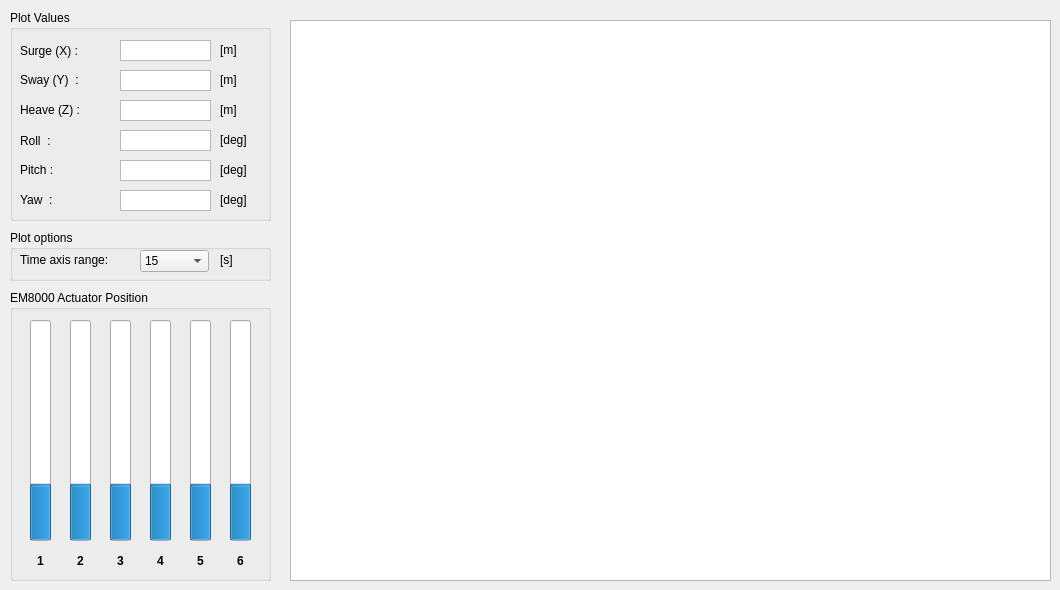
        <widget class="QWidget" name="widget">
         <attribute name="title">
          <string>EM 8000</string>
         </attribute>
         <widget class="QGroupBox" name="groupBox_4">
          <property name="geometry">
           <rect>
            <x>10</x>
            <y>290</y>
            <width>261</width>
            <height>291</height>
           </rect>
          </property>
          <property name="title">
           <string>EM8000 Actuator Position</string>
          </property>
          <widget class="QProgressBar" name="progressBar_2">
           <property name="geometry">
            <rect>
             <x>20</x>
             <y>30</y>
             <width>21</width>
             <height>221</height>
            </rect>
           </property>
           <property name="value">
            <number>24</number>
           </property>
           <property name="orientation">
            <enum>Qt::Vertical</enum>
           </property>
           <property name="invertedAppearance">
            <bool>false</bool>
           </property>
          </widget>
          <widget class="QProgressBar" name="progressBar_3">
           <property name="geometry">
            <rect>
             <x>60</x>
             <y>30</y>
             <width>21</width>
             <height>221</height>
            </rect>
           </property>
           <property name="value">
            <number>24</number>
           </property>
           <property name="orientation">
            <enum>Qt::Vertical</enum>
           </property>
           <property name="invertedAppearance">
            <bool>false</bool>
           </property>
          </widget>
          <widget class="QProgressBar" name="progressBar_4">
           <property name="geometry">
            <rect>
             <x>100</x>
             <y>30</y>
             <width>21</width>
             <height>221</height>
            </rect>
           </property>
           <property name="value">
            <number>24</number>
           </property>
           <property name="orientation">
            <enum>Qt::Vertical</enum>
           </property>
           <property name="invertedAppearance">
            <bool>false</bool>
           </property>
          </widget>
          <widget class="QProgressBar" name="progressBar_5">
           <property name="geometry">
            <rect>
             <x>140</x>
             <y>30</y>
             <width>21</width>
             <height>221</height>
            </rect>
           </property>
           <property name="value">
            <number>24</number>
           </property>
           <property name="orientation">
            <enum>Qt::Vertical</enum>
           </property>
           <property name="invertedAppearance">
            <bool>false</bool>
           </property>
          </widget>
          <widget class="QProgressBar" name="progressBar_6">
           <property name="geometry">
            <rect>
             <x>180</x>
             <y>30</y>
             <width>21</width>
             <height>221</height>
            </rect>
           </property>
           <property name="value">
            <number>24</number>
           </property>
           <property name="orientation">
            <enum>Qt::Vertical</enum>
           </property>
           <property name="invertedAppearance">
            <bool>false</bool>
           </property>
          </widget>
          <widget class="QProgressBar" name="progressBar_7">
           <property name="geometry">
            <rect>
             <x>220</x>
             <y>30</y>
             <width>21</width>
             <height>221</height>
            </rect>
           </property>
           <property name="value">
            <number>24</number>
           </property>
           <property name="orientation">
            <enum>Qt::Vertical</enum>
           </property>
           <property name="invertedAppearance">
            <bool>false</bool>
           </property>
          </widget>
          <widget class="QLabel" name="label_13">
           <property name="geometry">
            <rect>
             <x>180</x>
             <y>260</y>
             <width>21</width>
             <height>21</height>
            </rect>
           </property>
           <property name="font">
            <font>
             <weight>75</weight>
             <bold>true</bold>
            </font>
           </property>
           <property name="layoutDirection">
            <enum>Qt::LeftToRight</enum>
           </property>
           <property name="text">
            <string>5</string>
           </property>
           <property name="alignment">
            <set>Qt::AlignCenter</set>
           </property>
          </widget>
          <widget class="QLabel" name="label_14">
           <property name="geometry">
            <rect>
             <x>220</x>
             <y>260</y>
             <width>21</width>
             <height>21</height>
            </rect>
           </property>
           <property name="font">
            <font>
             <weight>75</weight>
             <bold>true</bold>
            </font>
           </property>
           <property name="layoutDirection">
            <enum>Qt::LeftToRight</enum>
           </property>
           <property name="text">
            <string>6</string>
           </property>
           <property name="alignment">
            <set>Qt::AlignCenter</set>
           </property>
          </widget>
          <widget class="QLabel" name="label_15">
           <property name="geometry">
            <rect>
             <x>140</x>
             <y>260</y>
             <width>21</width>
             <height>21</height>
            </rect>
           </property>
           <property name="font">
            <font>
             <weight>75</weight>
             <bold>true</bold>
            </font>
           </property>
           <property name="layoutDirection">
            <enum>Qt::LeftToRight</enum>
           </property>
           <property name="text">
            <string>4</string>
           </property>
           <property name="alignment">
            <set>Qt::AlignCenter</set>
           </property>
          </widget>
          <widget class="QLabel" name="label_16">
           <property name="geometry">
            <rect>
             <x>100</x>
             <y>260</y>
             <width>21</width>
             <height>21</height>
            </rect>
           </property>
           <property name="font">
            <font>
             <weight>75</weight>
             <bold>true</bold>
            </font>
           </property>
           <property name="layoutDirection">
            <enum>Qt::LeftToRight</enum>
           </property>
           <property name="text">
            <string>3</string>
           </property>
           <property name="alignment">
            <set>Qt::AlignCenter</set>
           </property>
          </widget>
          <widget class="QLabel" name="label_17">
           <property name="geometry">
            <rect>
             <x>60</x>
             <y>260</y>
             <width>21</width>
             <height>21</height>
            </rect>
           </property>
           <property name="font">
            <font>
             <weight>75</weight>
             <bold>true</bold>
            </font>
           </property>
           <property name="layoutDirection">
            <enum>Qt::LeftToRight</enum>
           </property>
           <property name="text">
            <string>2</string>
           </property>
           <property name="alignment">
            <set>Qt::AlignCenter</set>
           </property>
          </widget>
          <widget class="QLabel" name="label_18">
           <property name="geometry">
            <rect>
             <x>20</x>
             <y>260</y>
             <width>21</width>
             <height>21</height>
            </rect>
           </property>
           <property name="font">
            <font>
             <weight>75</weight>
             <bold>true</bold>
            </font>
           </property>
           <property name="layoutDirection">
            <enum>Qt::LeftToRight</enum>
           </property>
           <property name="text">
            <string>1</string>
           </property>
           <property name="alignment">
            <set>Qt::AlignCenter</set>
           </property>
          </widget>
         </widget>
         <widget class="QGroupBox" name="groupBox_12">
          <property name="geometry">
           <rect>
            <x>10</x>
            <y>10</y>
            <width>261</width>
            <height>211</height>
           </rect>
          </property>
          <property name="title">
           <string>Plot Values</string>
          </property>
          <widget class="QTextEdit" name="EM8000_output_pos_y">
           <property name="geometry">
            <rect>
             <x>110</x>
             <y>60</y>
             <width>91</width>
             <height>21</height>
            </rect>
           </property>
           <property name="sizePolicy">
            <sizepolicy hsizetype="Expanding" vsizetype="Expanding">
             <horstretch>0</horstretch>
             <verstretch>0</verstretch>
            </sizepolicy>
           </property>
           <property name="layoutDirection">
            <enum>Qt::LeftToRight</enum>
           </property>
           <property name="verticalScrollBarPolicy">
            <enum>Qt::ScrollBarAlwaysOff</enum>
           </property>
           <property name="undoRedoEnabled">
            <bool>false</bool>
           </property>
           <property name="readOnly">
            <bool>true</bool>
           </property>
          </widget>
          <widget class="QLabel" name="label_65">
           <property name="geometry">
            <rect>
             <x>210</x>
             <y>60</y>
             <width>31</width>
             <height>20</height>
            </rect>
           </property>
           <property name="text">
            <string>[m]</string>
           </property>
           <property name="alignment">
            <set>Qt::AlignLeading|Qt::AlignLeft|Qt::AlignVCenter</set>
           </property>
          </widget>
          <widget class="QLabel" name="label_84">
           <property name="geometry">
            <rect>
             <x>210</x>
             <y>90</y>
             <width>31</width>
             <height>20</height>
            </rect>
           </property>
           <property name="text">
            <string>[m]</string>
           </property>
           <property name="alignment">
            <set>Qt::AlignLeading|Qt::AlignLeft|Qt::AlignVCenter</set>
           </property>
          </widget>
          <widget class="QTextEdit" name="EM8000_output_pos_z">
           <property name="geometry">
            <rect>
             <x>110</x>
             <y>90</y>
             <width>91</width>
             <height>21</height>
            </rect>
           </property>
           <property name="sizePolicy">
            <sizepolicy hsizetype="Expanding" vsizetype="Expanding">
             <horstretch>0</horstretch>
             <verstretch>0</verstretch>
            </sizepolicy>
           </property>
           <property name="verticalScrollBarPolicy">
            <enum>Qt::ScrollBarAlwaysOff</enum>
           </property>
           <property name="readOnly">
            <bool>true</bool>
           </property>
          </widget>
          <widget class="QLabel" name="label_85">
           <property name="geometry">
            <rect>
             <x>210</x>
             <y>30</y>
             <width>31</width>
             <height>20</height>
            </rect>
           </property>
           <property name="text">
            <string>[m]</string>
           </property>
           <property name="alignment">
            <set>Qt::AlignLeading|Qt::AlignLeft|Qt::AlignVCenter</set>
           </property>
          </widget>
          <widget class="QTextEdit" name="EM8000_output_pos_x">
           <property name="geometry">
            <rect>
             <x>110</x>
             <y>30</y>
             <width>91</width>
             <height>21</height>
            </rect>
           </property>
           <property name="sizePolicy">
            <sizepolicy hsizetype="Expanding" vsizetype="Expanding">
             <horstretch>0</horstretch>
             <verstretch>0</verstretch>
            </sizepolicy>
           </property>
           <property name="verticalScrollBarPolicy">
            <enum>Qt::ScrollBarAlwaysOff</enum>
           </property>
           <property name="readOnly">
            <bool>true</bool>
           </property>
          </widget>
          <widget class="QLabel" name="label_86">
           <property name="geometry">
            <rect>
             <x>10</x>
             <y>31</y>
             <width>91</width>
             <height>20</height>
            </rect>
           </property>
           <property name="text">
            <string>Surge (X) :</string>
           </property>
           <property name="alignment">
            <set>Qt::AlignLeading|Qt::AlignLeft|Qt::AlignVCenter</set>
           </property>
          </widget>
          <widget class="QTextEdit" name="EM8000_output_ang_y">
           <property name="geometry">
            <rect>
             <x>110</x>
             <y>180</y>
             <width>91</width>
             <height>21</height>
            </rect>
           </property>
           <property name="sizePolicy">
            <sizepolicy hsizetype="Expanding" vsizetype="Expanding">
             <horstretch>0</horstretch>
             <verstretch>0</verstretch>
            </sizepolicy>
           </property>
           <property name="verticalScrollBarPolicy">
            <enum>Qt::ScrollBarAlwaysOff</enum>
           </property>
           <property name="readOnly">
            <bool>true</bool>
           </property>
          </widget>
          <widget class="QLabel" name="label_87">
           <property name="geometry">
            <rect>
             <x>10</x>
             <y>150</y>
             <width>41</width>
             <height>20</height>
            </rect>
           </property>
           <property name="text">
            <string>Pitch :</string>
           </property>
           <property name="alignment">
            <set>Qt::AlignLeading|Qt::AlignLeft|Qt::AlignVCenter</set>
           </property>
          </widget>
          <widget class="QTextEdit" name="EM8000_output_ang_r">
           <property name="geometry">
            <rect>
             <x>110</x>
             <y>120</y>
             <width>91</width>
             <height>21</height>
            </rect>
           </property>
           <property name="sizePolicy">
            <sizepolicy hsizetype="Expanding" vsizetype="Expanding">
             <horstretch>0</horstretch>
             <verstretch>0</verstretch>
            </sizepolicy>
           </property>
           <property name="verticalScrollBarPolicy">
            <enum>Qt::ScrollBarAlwaysOff</enum>
           </property>
           <property name="readOnly">
            <bool>true</bool>
           </property>
          </widget>
          <widget class="QLabel" name="label_88">
           <property name="geometry">
            <rect>
             <x>210</x>
             <y>120</y>
             <width>31</width>
             <height>20</height>
            </rect>
           </property>
           <property name="text">
            <string>[deg]</string>
           </property>
           <property name="alignment">
            <set>Qt::AlignLeading|Qt::AlignLeft|Qt::AlignVCenter</set>
           </property>
          </widget>
          <widget class="QTextEdit" name="EM8000_output_ang_p">
           <property name="geometry">
            <rect>
             <x>110</x>
             <y>150</y>
             <width>91</width>
             <height>21</height>
            </rect>
           </property>
           <property name="sizePolicy">
            <sizepolicy hsizetype="Expanding" vsizetype="Expanding">
             <horstretch>0</horstretch>
             <verstretch>0</verstretch>
            </sizepolicy>
           </property>
           <property name="verticalScrollBarPolicy">
            <enum>Qt::ScrollBarAlwaysOff</enum>
           </property>
           <property name="readOnly">
            <bool>true</bool>
           </property>
          </widget>
          <widget class="QLabel" name="label_89">
           <property name="geometry">
            <rect>
             <x>10</x>
             <y>121</y>
             <width>41</width>
             <height>20</height>
            </rect>
           </property>
           <property name="text">
            <string>Roll  :</string>
           </property>
           <property name="alignment">
            <set>Qt::AlignLeading|Qt::AlignLeft|Qt::AlignVCenter</set>
           </property>
          </widget>
          <widget class="QLabel" name="label_90">
           <property name="geometry">
            <rect>
             <x>210</x>
             <y>150</y>
             <width>31</width>
             <height>20</height>
            </rect>
           </property>
           <property name="text">
            <string>[deg]</string>
           </property>
           <property name="alignment">
            <set>Qt::AlignLeading|Qt::AlignLeft|Qt::AlignVCenter</set>
           </property>
          </widget>
          <widget class="QLabel" name="label_91">
           <property name="geometry">
            <rect>
             <x>10</x>
             <y>180</y>
             <width>41</width>
             <height>20</height>
            </rect>
           </property>
           <property name="text">
            <string>Yaw  :</string>
           </property>
           <property name="alignment">
            <set>Qt::AlignLeading|Qt::AlignLeft|Qt::AlignVCenter</set>
           </property>
          </widget>
          <widget class="QLabel" name="label_92">
           <property name="geometry">
            <rect>
             <x>210</x>
             <y>180</y>
             <width>31</width>
             <height>20</height>
            </rect>
           </property>
           <property name="text">
            <string>[deg]</string>
           </property>
           <property name="alignment">
            <set>Qt::AlignLeading|Qt::AlignLeft|Qt::AlignVCenter</set>
           </property>
          </widget>
          <widget class="QLabel" name="label_93">
           <property name="geometry">
            <rect>
             <x>10</x>
             <y>60</y>
             <width>91</width>
             <height>20</height>
            </rect>
           </property>
           <property name="text">
            <string>Sway (Y)  :</string>
           </property>
           <property name="alignment">
            <set>Qt::AlignLeading|Qt::AlignLeft|Qt::AlignVCenter</set>
           </property>
          </widget>
          <widget class="QLabel" name="label_94">
           <property name="geometry">
            <rect>
             <x>10</x>
             <y>90</y>
             <width>91</width>
             <height>20</height>
            </rect>
           </property>
           <property name="text">
            <string>Heave (Z) :</string>
           </property>
           <property name="alignment">
            <set>Qt::AlignLeading|Qt::AlignLeft|Qt::AlignVCenter</set>
           </property>
          </widget>
         </widget>
         <widget class="QGroupBox" name="groupBox_13">
          <property name="geometry">
           <rect>
            <x>10</x>
            <y>230</y>
            <width>261</width>
            <height>51</height>
           </rect>
          </property>
          <property name="title">
           <string>Plot options</string>
          </property>
          <widget class="QLabel" name="label_95">
           <property name="geometry">
            <rect>
             <x>10</x>
             <y>20</y>
             <width>101</width>
             <height>20</height>
            </rect>
           </property>
           <property name="text">
            <string>Time axis range:</string>
           </property>
           <property name="alignment">
            <set>Qt::AlignLeading|Qt::AlignLeft|Qt::AlignVCenter</set>
           </property>
          </widget>
          <widget class="QComboBox" name="EM8000_plot_time_range">
           <property name="geometry">
            <rect>
             <x>130</x>
             <y>20</y>
             <width>69</width>
             <height>22</height>
            </rect>
           </property>
           <property name="currentText">
            <string>15</string>
           </property>
           <property name="currentIndex">
            <number>2</number>
           </property>
           <item>
            <property name="text">
             <string>5</string>
            </property>
           </item>
           <item>
            <property name="text">
             <string>10</string>
            </property>
           </item>
           <item>
            <property name="text">
             <string>15</string>
            </property>
           </item>
           <item>
            <property name="text">
             <string>20</string>
            </property>
           </item>
          </widget>
          <widget class="QLabel" name="label_96">
           <property name="geometry">
            <rect>
             <x>210</x>
             <y>20</y>
             <width>31</width>
             <height>20</height>
            </rect>
           </property>
           <property name="text">
            <string>[s]</string>
           </property>
           <property name="alignment">
            <set>Qt::AlignLeading|Qt::AlignLeft|Qt::AlignVCenter</set>
           </property>
          </widget>
         </widget>
         <widget class="GraphicsLayoutWidget" name="EM8000_plot">
          <property name="geometry">
           <rect>
            <x>290</x>
            <y>20</y>
            <width>761</width>
            <height>561</height>
           </rect>
          </property>
         </widget>
        </widget>
